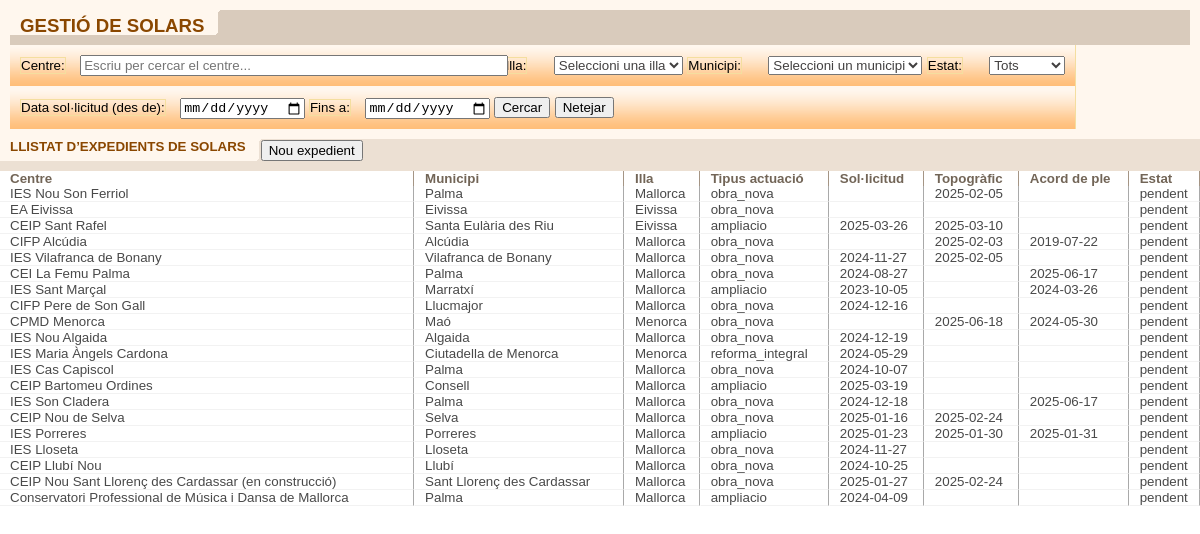
/solar/solarListFiltro.php, run on the app's committed database.
### tables this page shows
CREATE TABLE `expedients_solar` (
  `id` int(11) NOT NULL,
  `centre_id` int(11) DEFAULT NULL,
  `estat` enum('pendent','en_tramit','tancat') NOT NULL DEFAULT 'pendent',
  `data_sollicitud` date DEFAULT NULL,
  `obs_sollicitud` text DEFAULT NULL,
  `data_topografic` date DEFAULT NULL,
  `obs_topografic` text DEFAULT NULL,
  `data_acord_ple` date DEFAULT NULL,
  `obs_acord_ple` text DEFAULT NULL,
  `created_at` timestamp NOT NULL DEFAULT current_timestamp(),
  `updated_at` timestamp NOT NULL DEFAULT current_timestamp() ON UPDATE current_timestamp()
);

CREATE TABLE `centres` (
  `id` int(11) NOT NULL,
  `Ubi_Codi` int(11) NOT NULL,
  `Titularitat` varchar(50) DEFAULT NULL,
  `Sigla` varchar(50) DEFAULT NULL,
  `Codi` varchar(20) DEFAULT NULL,
  `Centre` varchar(255) DEFAULT NULL,
  `Adreca` varchar(255) DEFAULT NULL,
  `CP` varchar(10) DEFAULT NULL,
  `Localitat` varchar(100) DEFAULT NULL,
  `Municipi` varchar(100) DEFAULT NULL,
  `Illa` varchar(50) DEFAULT NULL,
  `Telefon` varchar(20) DEFAULT NULL,
  `Fax` varchar(20) DEFAULT NULL,
  `email` varchar(100) DEFAULT NULL,
  `Alta` date DEFAULT NULL,
  `Baixa` date DEFAULT NULL,
  `id_illa` int(11) DEFAULT NULL,
  `id_municipi` int(11) DEFAULT NULL,
  `ref_cadastral` varchar(20) DEFAULT NULL,
  `cadastre_localitzacio` varchar(255) DEFAULT NULL,
  `cadastre_classe` varchar(20) DEFAULT NULL,
  `cadastre_us_principal` varchar(50) DEFAULT NULL,
  `cadastre_sup_construida_m2` decimal(10,2) DEFAULT NULL,
  `cadastre_any_construccio` smallint(6) DEFAULT NULL,
  `cadastre_parcela_tipus` varchar(100) DEFAULT NULL,
  `cadastre_parcela_localitzacio` varchar(255) DEFAULT NULL,
  `cadastre_sup_grafica_m2` decimal(10,2) DEFAULT NULL,
  `cadastre_data_consulta` timestamp NULL DEFAULT NULL,
  `cadastre_font` varchar(30) DEFAULT NULL
);

### solar/solarListFiltro.php (the view, shortened to what this page needs)
<?php
include '../connectarBD.php';
function h($v): string {
  return htmlspecialchars((string)$v, ENT_QUOTES | ENT_SUBSTITUTE, 'UTF-8');
}
$centre_txt = trim($_POST['centre_txt'] ?? '');
$municipi_id = trim($_POST['municipi_filtro'] ?? '');
$estat = trim($_POST['estat_filtro'] ?? '');
$data_ini = trim($_POST['data_inici_filtro'] ?? '');
$data_fi = trim($_POST['data_fi_filtro'] ?? '');
$sql = "
SELECT
  e.id AS expedient_id,
  c.Centre AS centre_nom,
  m.nom AS municipi_nom,
  i.nom AS illa_nom,
  COALESCE(GROUP_CONCAT(DISTINCT a.tipus ORDER BY a.tipus SEPARATOR ', '), '') AS tipus_actuacio,
  e.data_sollicitud,
  e.data_topografic,
  e.data_acord_ple,
  e.estat
FROM expedients_solar e
LEFT JOIN centres c ON c.id = e.centre_id
LEFT JOIN actuacions_solar a ON a.expedient_id = e.id
LEFT JOIN actuacions_solar_solars ass ON ass.actuacio_solar_id = a.id AND ass.rol = 'principal'
JOIN solars s ON s.id = ass.solar_id
LEFT JOIN municipi m ON m.id = s.municipi_id
LEFT JOIN illa i ON i.id = s.illa_id
";
$sql .= "
GROUP BY e.id, c.Centre, m.nom, i.nom, e.data_sollicitud, e.data_topografic, e.data_acord_ple, e.estat
ORDER BY e.updated_at DESC, e.id DESC
LIMIT 500
";
$stmt = $connexio->prepare($sql);
$stmt->execute();
$res = $stmt->get_result();
?>
<!DOCTYPE html>
<html>
<head>
  <link rel="stylesheet" href="../css/estilos.css" type="text/css" />
  <link rel="stylesheet" href="../css/estilos_ficha_2.css" type="text/css" />
</head>
<body class="contenido" onload="ocultarFondoPrincipal();">
  <div class="contenedorFiltro">
    <ul class="botoneraFicha">
      <li class="tituloFicha">
        <p class="posicionTituloFicha">GESTIÓ DE SOLARS</p>
      </li>
    </ul>
  <div class="espacioMarron">&nbsp;</div>
    <form method="POST" action="solarListFiltro.php">
      <table cellpadding="0" cellspacing="0" class="cajaFiltro">
        <tr>
          <td class="contenedorCamposFiltro">
            <div class="filtro">
              <label for="centre_txt" class="formularioFiltro">Centre:</label>
              <div style="position:relative; display:inline-block; width:420px; vertical-align:middle;">
                <input
                  type="text"
                  id="centre_txt"
                  name="centre_txt"
                  value="<?= h($centre_txt) ?>"
                  placeholder="Escriu per cercar el centre..."
                  autocomplete="off"
                  style="width:100%;"
                />
              </div>
              <label for="illa_filtro" class="formularioFiltro">Illa:</label>
              <select id="illa_filtro" name="illa_filtro" class="campoFicha_Blanca" onchange="onIllaChange()">
                <option value="">Seleccioni una illa</option>
              </select>
              <label for="municipi_filtro" class="formularioFiltro">Municipi:</label>
              <select id="municipi_filtro" name="municipi_filtro" class="campoFicha_Blanca" data-selected="<?= h($municipi_id) ?>">
                <option value="">Seleccioni un municipi</option>
              </select>
              <label for="estat_filtro" class="formularioFiltro">Estat:</label>
              <select id="estat_filtro" name="estat_filtro" class="campoFicha_Blanca">
                <option value="" <?= $estat===''?'selected':'' ?>>Tots</option>
              </select>
            </div>
          </td>
        </tr>
        <tr>
          <td class="contenedorCamposFiltro">
            <div class="filtro">
              <label for="data_inici_filtro" class="formularioFiltro">Data sol·licitud (des de):</label>
              <input type="date" id="data_inici_filtro" name="data_inici_filtro" value="<?= h($data_ini) ?>">
              <label for="data_fi_filtro" class="formularioFiltro">Fins a:</label>
              <input type="date" id="data_fi_filtro" name="data_fi_filtro" value="<?= h($data_fi) ?>">
              <button type="submit" class="boton">Cercar</button>
              <button type="button" class="boton" onclick="window.location.href='solarListFiltro.php'">Netejar</button>
            </div>
          </td>
        </tr>
      </table>
    </form>
  </div>
  <ul class="botoneraListado">
    <li class="tituloListado">LLISTAT D’EXPEDIENTS DE SOLARS</li>
    <li class="fondoBotoneraListado">
      <input type="button" class="boton" value="Nou expedient" onclick="location.href='solarForm.php';">
    </li>
  </ul>
  <div class="espacioMarronClaro"></div>
  <div id="cuerpo" class="scroll_total">
    <table class="listado" cellpadding="0" cellspacing="0" width="100%">
      <thead>
        <tr>
          <th class="campoCabeceraListadoInicial">Centre</th>
          <th class="campoCabeceraListado">Municipi</th>
          <th class="campoCabeceraListado">Illa</th>
          <th class="campoCabeceraListado">Tipus actuació</th>
          <th class="campoCabeceraListado">Sol·licitud</th>
          <th class="campoCabeceraListado">Topogràfic</th>
          <th class="campoCabeceraListado">Acord de ple</th>
          <th class="campoCabeceraListado">Estat</th>
        </tr>
      </thead>
      <tbody>
        <?php while ($r = $res->fetch_assoc()): ?>
          <tr style="cursor:pointer" onclick="window.location.href='solarForm.php?id=<?= (int)$r['expedient_id'] ?>'">
            <td class="campoListadoInicial"><?= h($r['centre_nom']) ?></td>
            <td class="campoListado"><?= h($r['municipi_nom']) ?></td>
            <td class="campoListado"><?= h($r['illa_nom']) ?></td>
            <td class="campoListado"><?= h($r['tipus_actuacio']) ?></td>
            <td class="campoListado"><?= h($r['data_sollicitud']) ?></td>
            <td class="campoListado"><?= h($r['data_topografic']) ?></td>
            <td class="campoListado"><?= h($r['data_acord_ple']) ?></td>
            <td class="campoListado"><?= h($r['estat']) ?></td>
          </tr>
        <?php endwhile; ?>
      </tbody>
    </table>
  </div>
</body>
</html>

### css/estilos.css (style rules this page uses)
body.contenido { margin:0px; font-family:arial; background-color:transparent; }
.boton { font-size:10pt; margin:1px 0px 0px 0px; }
.espacioMarron { height:10px; background-color:#D9CBBC; width:100%; clear:both; }
.espacioMarronClaro { background-color:#ece0d3; height:10px; width:100%; clear:both; }
.contenedorFiltro { background-color:#fff7ee; padding:10px; margin:0px; clear:both; }
.filtro { background:#FFF7EE url(../imagenes/fondoFiltro.gif) repeat-x bottom; border:1px solid #F4DE9F; border-top:0px; border-left:0px; padding:10px; border-bottom: 0px; margin: 0px; }
.cajaFiltro { clear:both; }
.contenedorCamposFiltro { background-color:#fff7ee; }
.botoneraListado { list-style:none; margin:0px; padding:0px; width:100%; height:22px; background-color:#ece0d3; }
.tituloListado { font-size:10pt; font-weight:bold; white-space:nowrap; color:#8a4700; padding:0px 15px 0px 10px; background:#FFF7EE url(../imagenes/remateRightTituloListado.gif) no-repeat right; float:left; height:22px; }
.fondoBotoneraListado { background-color:#ece0d3; float:left; height:22px; margin:0px auto; }
.listado { clear:both; background-color:#ffffff; margin:0px; padding:0px; }
.campoCabeceraListadoInicial { font-size:10pt; color:#726557; border-right:1px solid #A59585; padding:0px 0px 0px 10px; text-align:left; }
.campoCabeceraListado { font-size:10pt; color:#726557; border-right:1px solid #A59585; border-left:1px solid #ffffff; padding:0px 0px 0px 10px; text-align:left; }
.campoListadoInicial { font-size:10pt; color:#494949; border-right:1px solid #a9a9a9; border-bottom:1px solid #f2f2f2; padding:0px 0px 0px 10px; cursor:pointer; }
.campoListado { font-size:10pt; color:#494949; border-right:1px solid #a9a9a9; border-left:1px solid #ffffff; border-bottom:1px solid #f2f2f2; padding:0px 0px 0px 10px; cursor:pointer; }
.formularioFiltro { font-size:10pt; color:#000000; border:1px solid #F4DE9F; margin-right:10px; }
.campoFicha_Blanca { font-size:10pt; color:#424040; margin-left: 12px; }
.scroll_total { width:100%; }

### css/estilos_ficha_2.css (style rules this page uses)
.botoneraFicha { list-style:none; margin:0px; padding:0px; width:100%; height:25px; background-color:#D9CBBC; }
.tituloFicha { font-size:14pt; font-weight:bold; white-space:nowrap; color:#8a4700; padding:0px 15px 0px 10px; background:#FFF7EE url(../imagenes/remateLeftBotoneraFicha.gif) no-repeat right; float:left; height:25px; }
.posicionTituloFicha { margin:0px; padding:5px 0px 0px 0px; }
li { list-style-type: none; }

### data on the page
expedients_solar: centre.Centre "IES Nou Son Ferriol", municipi_nom "Palma", illa_nom "Mallorca", tipus_actuacio "obra_nova", data_topografic "2025-02-05", estat "pendent"
expedients_solar: centre.Centre "EA Eivissa", municipi_nom "Eivissa", illa_nom "Eivissa", tipus_actuacio "obra_nova", estat "pendent"
expedients_solar: centre.Centre "CEIP Sant Rafel", municipi_nom "Santa Eulària des Riu", illa_nom "Eivissa", tipus_actuacio "ampliacio", data_sollicitud "2025-03-26", data_topografic "2025-03-10", estat "pendent"
expedients_solar: centre.Centre "CIFP Alcúdia", municipi_nom "Alcúdia", illa_nom "Mallorca", tipus_actuacio "obra_nova", data_topografic "2025-02-03", data_acord_ple "2019-07-22", estat "pendent"
expedients_solar: centre.Centre "IES Vilafranca de Bonany", municipi_nom "Vilafranca de Bonany", illa_nom "Mallorca", tipus_actuacio "obra_nova", data_sollicitud "2024-11-27", data_topografic "2025-02-05", estat "pendent"
expedients_solar: centre.Centre "CEI La Femu Palma", municipi_nom "Palma", illa_nom "Mallorca", tipus_actuacio "obra_nova", data_sollicitud "2024-08-27", data_acord_ple "2025-06-17", estat "pendent"
expedients_solar: centre.Centre "IES Sant Marçal", municipi_nom "Marratxí", illa_nom "Mallorca", tipus_actuacio "ampliacio", data_sollicitud "2023-10-05", data_acord_ple "2024-03-26", estat "pendent"
expedients_solar: centre.Centre "CIFP Pere de Son Gall", municipi_nom "Llucmajor", illa_nom "Mallorca", tipus_actuacio "obra_nova", data_sollicitud "2024-12-16", estat "pendent"
expedients_solar: centre.Centre "CPMD Menorca", municipi_nom "Maó", illa_nom "Menorca", tipus_actuacio "obra_nova", data_topografic "2025-06-18", data_acord_ple "2024-05-30", estat "pendent"
expedients_solar: centre.Centre "IES Nou Algaida", municipi_nom "Algaida", illa_nom "Mallorca", tipus_actuacio "obra_nova", data_sollicitud "2024-12-19", estat "pendent"
expedients_solar: centre.Centre "IES Maria Àngels Cardona", municipi_nom "Ciutadella de Menorca", illa_nom "Menorca", tipus_actuacio "reforma_integral", data_sollicitud "2024-05-29", estat "pendent"
expedients_solar: centre.Centre "IES Cas Capiscol", municipi_nom "Palma", illa_nom "Mallorca", tipus_actuacio "obra_nova", data_sollicitud "2024-10-07", estat "pendent"
expedients_solar: centre.Centre "CEIP Bartomeu Ordines", municipi_nom "Consell", illa_nom "Mallorca", tipus_actuacio "ampliacio", data_sollicitud "2025-03-19", estat "pendent"
expedients_solar: centre.Centre "IES Son Cladera", municipi_nom "Palma", illa_nom "Mallorca", tipus_actuacio "obra_nova", data_sollicitud "2024-12-18", data_acord_ple "2025-06-17", estat "pendent"
expedients_solar: centre.Centre "CEIP Nou de Selva", municipi_nom "Selva", illa_nom "Mallorca", tipus_actuacio "obra_nova", data_sollicitud "2025-01-16", data_topografic "2025-02-24", estat "pendent"
expedients_solar: centre.Centre "IES Porreres", municipi_nom "Porreres", illa_nom "Mallorca", tipus_actuacio "ampliacio", data_sollicitud "2025-01-23", data_topografic "2025-01-30", data_acord_ple "2025-01-31", estat "pendent"
expedients_solar: centre.Centre "IES Lloseta", municipi_nom "Lloseta", illa_nom "Mallorca", tipus_actuacio "obra_nova", data_sollicitud "2024-11-27", estat "pendent"
expedients_solar: centre.Centre "CEIP Llubí Nou", municipi_nom "Llubí", illa_nom "Mallorca", tipus_actuacio "obra_nova", data_sollicitud "2024-10-25", estat "pendent"
expedients_solar: centre.Centre "CEIP Nou Sant Llorenç des Cardassar (en construcció)", municipi_nom "Sant Llorenç des Cardassar", illa_nom "Mallorca", tipus_actuacio "obra_nova", data_sollicitud "2025-01-27", data_topografic "2025-02-24", estat "pendent"
expedients_solar: centre.Centre "Conservatori Professional de Música i Dansa de Mallorca", municipi_nom "Palma", illa_nom "Mallorca", tipus_actuacio "ampliacio", data_sollicitud "2024-04-09", estat "pendent"
